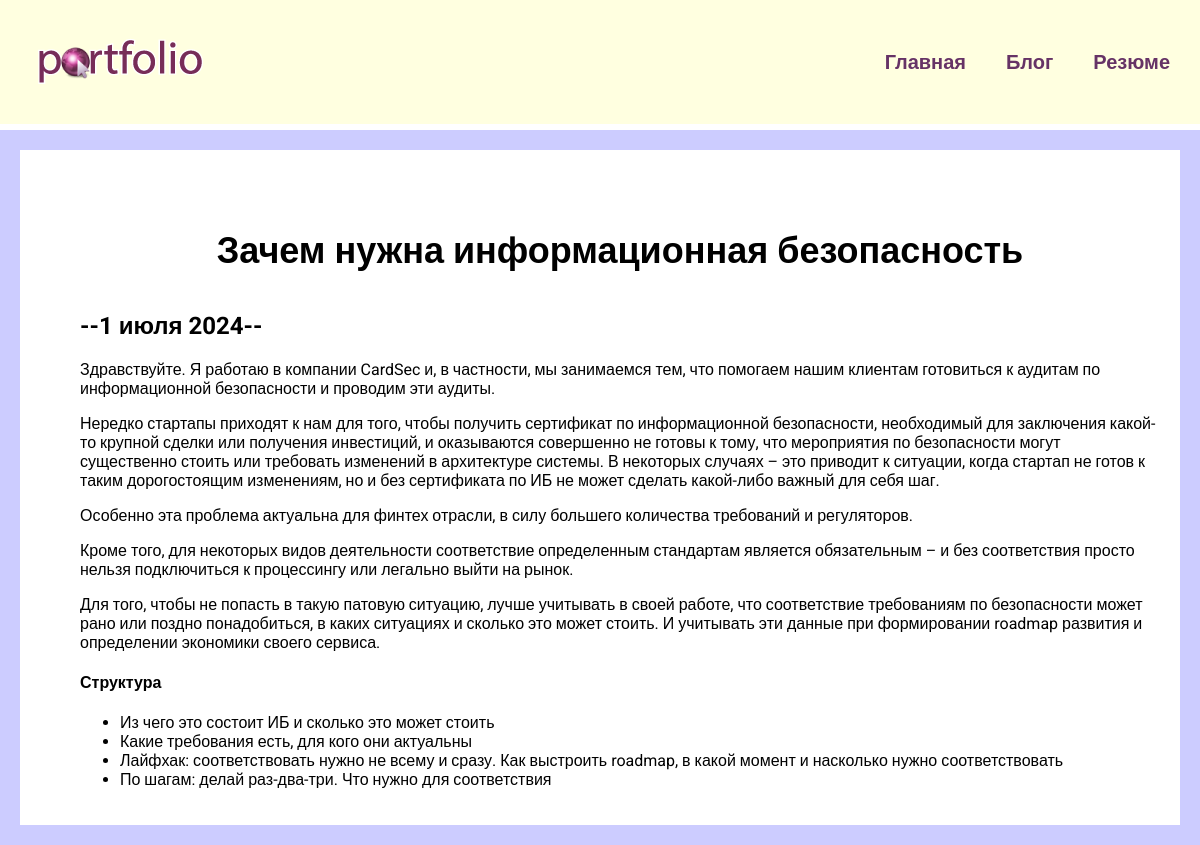
The app's page /blog/4/ with its own data.
### blog/models.py (models this page shows, shortened)
class Blog(models.Model):
    title = models.CharField(max_length=200)
    description = models.TextField()
    date = models.DateField()

### blog/views.py (the view)
# urls.py: path('<int:blog_id>/', views.detail, name='detail'),
def detail(request, blog_id):
    blog = get_object_or_404(Blog, pk=blog_id)
    return render(request, 'blog/details.html', {'blog': blog})

### blog/templates/blog/details.html
{% extends 'skills/base.html' %}
{% block content %}
<div class="detail">
    <h1>{{ blog.title }}</h1>
    <h2>--{{ blog.date|date:'j E Y' }}--</h2>
    {{ blog.description|safe }}
</div>
{% endblock %}

### skills/static/css/style.css (style rules this page uses)
body { font-family: "Roboto", sans-serif; background: #CCCCFF; margin: 0; padding: 0; }
.content h1 { text-align: center; margin: 60px 0 40px; font-size: 36px; }
.detail { background: #FFF; padding: 20px 20px 20px 60px; }

### records on screen
Blog: title "Зачем нужна информационная безопасность", date "1 июля 2024", description "Здравствуйте. Я работаю в компании CardSec и, в частности, мы занимаемся тем, что помогаем нашим клиентам готовиться к аудитам по информационной безопасности и проводим эти аудиты. Нередко стартапы приходят к нам для того, чтобы получить сертификат по информационной безопасности, необходимый для заключения какой-то крупной сделки или получения инвестиций, и оказываются совершенно не готовы к тому, что мероприятия по безопасности могут существенно стоить или требовать изменений в архитектуре системы. В некоторых случаях – это приводит к ситуации, когда стартап не готов к таким дорогостоящим изменениям, но и без сертификата по ИБ не может сделать какой-либо важный для себя шаг. Особенно эта…"
